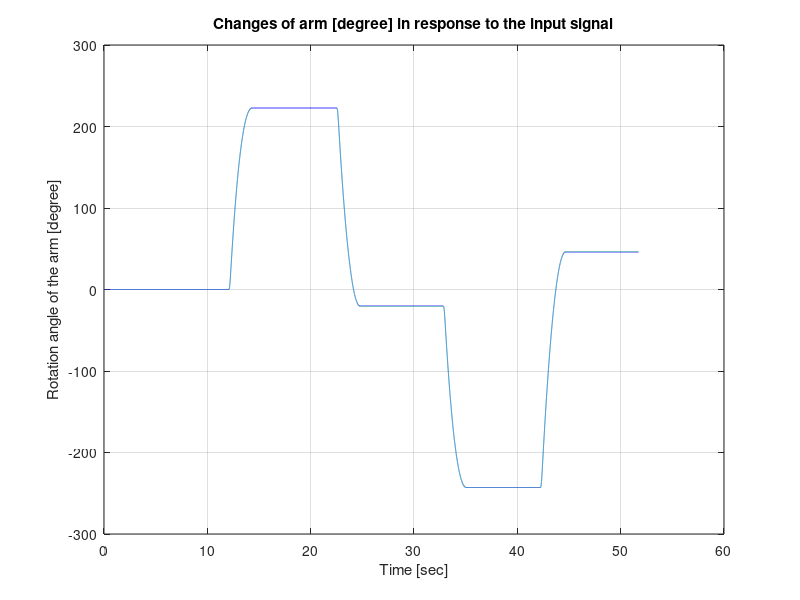
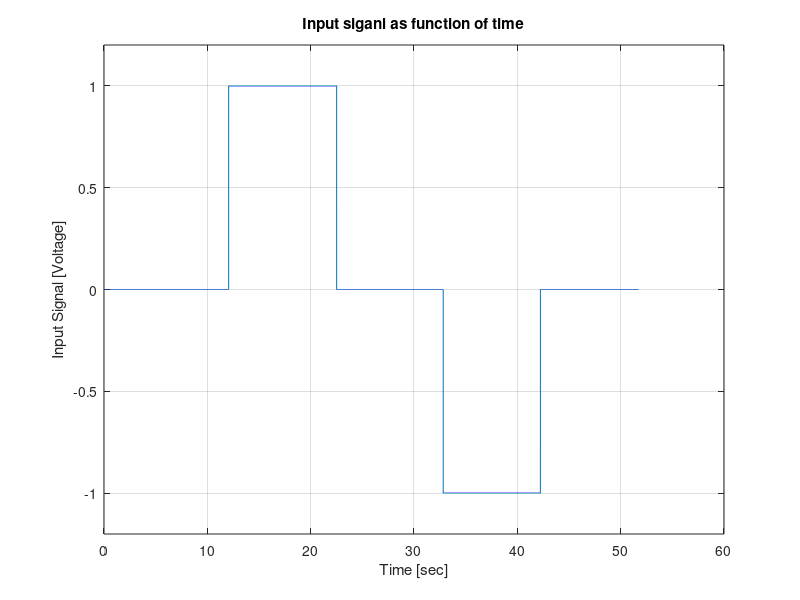
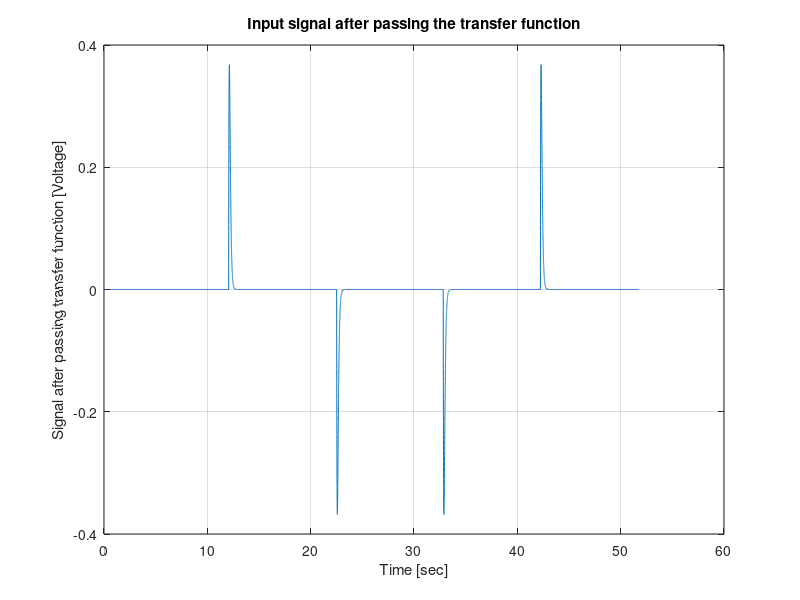

The MATLAB script that drew these images, in order:
load data_0.mat

t=d1_0.time
y=d1_0.signals.values
figure(1);plot(t,y);grid on;
xlabel('Time [sec]');ylabel('Rotation angle of the arm [degree]');
title('Changes of arm [degree] in response to the input signal');


t2=d2_0.time
y2=d2_0.signals.values
figure(2);plot(t2,y2);grid on;
xlabel('Time [sec]');ylabel('Input Signal [Voltage]');
title('Input siganl as function of time');
ylim([-1.2,1.2]);

t3=d3_0.time
y3=d3_0.signals.values
figure(3);plot(t3,y3);grid on;
xlabel('Time [sec]');ylabel('Signal after passing transfer function [Voltage]');
title('Input signal after passing the transfer function');


% y1 = d1_0.signals(1).values; % the first vector
% y2 = d1_0.signals(2).values; % the second vector
% figure(2);plot(t,y1,t,y2);grid on;
% 
% y1 = d1_0.signals.values(:,1); % the first vector
% y2 = d1_0.signals.values(:,2); % the second vector
% figure(3);plot(t,y1,t,y2);grid on;


